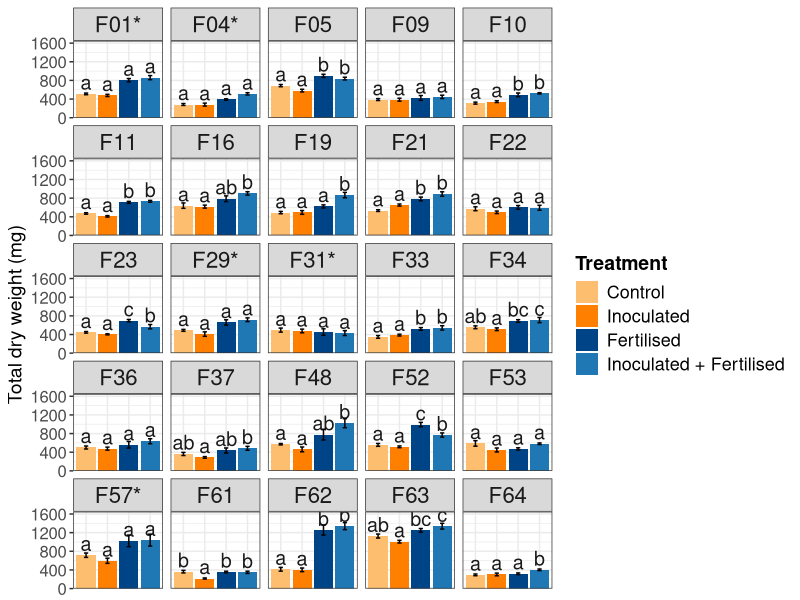
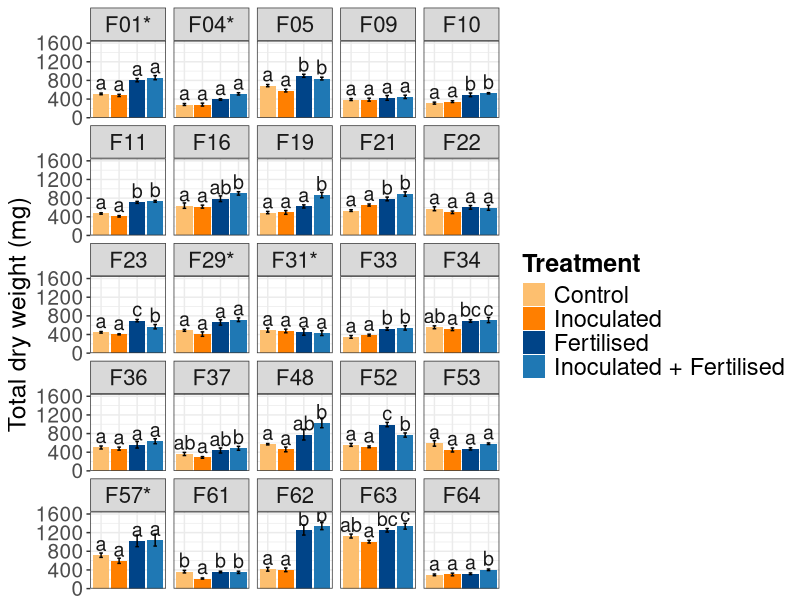

Here is the R script that generated these plots, in order: (Note: this script raises an error after producing the figures.)
## ---- chunk 1
  # knitr::opts_chunk$set(echo = FALSE, warning = FALSE, message = FALSE)
  knitr::opts_chunk$set(echo = FALSE, warning = FALSE, message = FALSE)
  library(ggsignif)
  library(dplyr)
  library(ggplot2)
  library(tidyr)
  library(tibble)
  library(rstudioapi)
  library(reshape2)
  library(writexl)
  library(openxlsx)
  library(emmeans)
  library(ggpubr)
  library(multcomp)
  
  # styling
  inoculation_colors <- c(IF = "#1F78B4", I = "#FF7F00")
  inoculation_labels <- c(IF = "Fertilised", I = "Non-fertilised")
  
  
# defining plotting theme. 
  MS.theme <- theme(
          axis.text = element_text(size = 15),
          axis.title = element_text(size = 18),
          legend.title = element_text(face = "bold", size = 18),
          legend.text = element_text(size = 17),
          )
  
  pdf.theme <- theme(
          axis.text = element_text(size = 12),
          axis.title = element_text(size = 14),
          legend.title = element_text(face = "bold", size = 14),
          legend.text = element_text(size = 13),
  )
  
  sessionInfo()
## ---- chunk 2
  #tukey posthoc test
  tukey_posthoc <- function(data, response_variable){
    for(soil in unique(data$soil_ID)){
      #subet
      df_subset <- data[data$soil_ID==soil,]
      #get clds
      model <- aov(data = df_subset, formula = as.formula(paste(response_variable, "~ treatment")))
      emmeans <- emmeans(model, c("treatment"))
      cld <- cld(emmeans, Letter="abcde", alpha=0.05) 
      cld$.group <- trimws(cld$.group) #rm whitespaces
      cld$soil <- soil #add soil
      #concat results
      if(soil == unique(data$soil_ID)[1]){cld_df <- cld}
      else{cld_df <- rbind(cld_df, cld)}
    }
    return(cld_df)
  }
## ---- chunk 3
  # harvest <- read.csv(file ="../input_files/harvest.csv", header = TRUE, row.names = 1)
  harvest <- read.xlsx("../input_files/Fifth_harvest_incl_replanted_batches_equalized.xlsx") # harvesting raw data
  
  # Processing the harvesting data, in several steps.
  harvest <- harvest %>%
    filter(!is.na(first_emergence)) %>%
    filter(!is.na(dry_weight_shoot)) %>%
    dplyr::select(soil_ID, treatment, dry_weight_root, dry_weight_shoot) %>%
    mutate(treatment = gsub("wcwof", "I", treatment)) %>%
    mutate(treatment = gsub("I ", "I", treatment)) %>%
    mutate(treatment = gsub("wcwf", "IF", treatment)) %>%
    mutate(treatment = gsub("wocwof", "C", treatment)) %>%
    mutate(treatment = gsub("wocwf", "F", treatment)) %>%
    arrange(soil_ID) %>%
    mutate(total_dry_weight = dry_weight_root + dry_weight_shoot)
  
   # Inspecting the effect of different factors with anova
  harvest <- harvest %>% 
    mutate(fertilization = ifelse(grepl("F", treatment), "Fertilised", "Unfertilised")) %>%
    mutate(inoculation = ifelse(grepl("I", treatment), "Inoculated", "Mock"))
  
  harvest$fertilization <- factor(harvest$fertilization, levels = base::unique(harvest$fertilization))
  harvest$treatment <- factor(harvest$treatment, levels = base::unique(harvest$treatment))
  harvest$soil_ID <- factor(harvest$soil_ID, levels = base::unique(harvest$soil_ID))
  
    # calculating means and ses
  means_and_se <-  harvest %>%
    group_by(soil_ID, treatment) %>%
    mutate(mean_dry_weight_root = mean(dry_weight_root),
         se_dry_weight_root = sd(dry_weight_root) / sqrt(n()), # Calculate SE
         mean_dry_weight_shoot = mean(dry_weight_shoot),
         se_dry_weight_shoot = sd(dry_weight_shoot) / sqrt(n()), # Calculate SE
         mean_total_dry_weight = mean(total_dry_weight),
         se_total_dry_weight = sd(total_dry_weight) / sqrt(n())) %>%
    ungroup() %>%
    dplyr::select(-dry_weight_root, -dry_weight_shoot, -total_dry_weight)
  
  means_and_se <- means_and_se %>%
    distinct(soil_ID, treatment, .keep_all = TRUE)
## ---- chunk 4
  
    # testing the assumptions for ANOVA
    groups <- split(harvest, list(harvest$soil_ID, harvest$fertilization, harvest$inoculation)) # unique combination of treatment
    significance_level = 0.05 # alpha
    
    
    groups.distrib <- data.frame(matrix(ncol = 3))
    colnames(groups.distrib) = c("Group", "Assumption", "Correction")
    # iterate through all the combination and assess the normality inside of each unique group
    for (i in seq_along(groups)) {
      group <- groups[[i]]
      group_name <- names(groups)[i]
      
      test_total <- shapiro.test(group$total_dry_weight)
      
          if (test_total$p.value < significance_level) {
            sqrt.trans <- shapiro.test(rank(group$total_dry_weight))
            correction <- ifelse(sqrt.trans$p.value > significance_level, "Rank transformed", "Not corrected")
            groups.distrib[i,] = c(group_name, "Not normally distributed", correction)
            
          } else {
            groups.distrib[i,] = c(group_name, "Normally distributed", "-")
          }
    }
## ---- chunk 5
  # prepare data for the graph
#   groups.distrib <- groups.distrib %>% 
#         separate(Group, into = c("Field", "Fertilisation", "Inoculation"), sep = "\\.")
# 
#   triangles <- groups.distrib
#   triangles <- triangles %>% mutate(y1 = as.numeric(as.factor(triangles$Field))) %>% 
#     mutate(x1 = as.numeric(as.factor(triangles$Fertilisation)))
#   z <- rep(seq(nrow(triangles)/2), each = 2)
#   
#   triangles <- triangles %>% arrange(Field) %>%
#     mutate(z = z)
# 
#   ggplot(groups.distrib, aes(x = Fertilisation, y = Field, fill = Correction)) +
#     geom_tile() +
#     geom_polygon(data = triangles, aes(x = x1, y = y1, group = z))
#   
# 
#   
#   df <- tibble::tibble(x = c(LETTERS[1:6], LETTERS[1:5]),
#                    y = c(paste0("V", 1:6), paste0("V", 1:5)),
#                    group = c(rep("group_1", 6), rep("group_2", 5)))
#                   
# 
# df1    <- df[!duplicated(interaction(df$x, df$y)),]
# df2    <- df[duplicated(interaction(df$x, df$y)),]
# df2    <- df[rep(seq(nrow(df)), each = 3),]
# df2$x1 <- as.numeric(as.factor(df2$x))
# df2$y1 <- as.numeric(as.factor(df2$y))
# df2$x1 <- df2$x1 + c(-0.5, 0.5, 0.5)
# df2$y1 <- df2$y1 + c(-0.5, -0.5, 0.5)
# df2$z  <- rep(seq(nrow(df2)/3), each = 3)
# 
# ggplot(df1, aes(x = x, y = y, fill = group)) + 
#   geom_tile() +
#   geom_polygon(data = df2, aes(x = x1, y = y1, group = z))
## ---- chunk 6
    groups <- split(harvest, list(harvest$soil_ID, harvest$fertilization, harvest$inoculation)) # unique combination of treatment
    significance_level = 0.05 # alpha
    
    not.normal <- c("F01", "F57", "F29", "F31", "F04")
    
    # iterate through all the combination and assess the normality inside of each unique group
    for (i in seq_along(groups)) {
      group <- groups[[i]]
      group_name <- names(groups)[i]
      
          if (unique(group$soil_ID) %in% not.normal) {
            group$total_dry_weight <- rank(group$total_dry_weight) # rank-transform data
            groups[[i]] = group# change in dataset
          }
    }
    
    # flatten the dataframe for ANOVA use
    groups.combined <- bind_rows(groups)
## ---- chunk 7
    effect <- aov(total_dry_weight ~ soil_ID + fertilization * inoculation, data = groups.combined)
    aov.results <- data.frame(anova(effect)) %>% rownames_to_column("Parameter")
    knitr::kable(aov.results, caption = "Table S2", label = NA)
## ---- chunk 8
  aov.total <- aov(data = harvest, formula = total_dry_weight ~ treatment * soil_ID)
  # prepare data for significance values
  t.total <- tukey_posthoc(groups.combined, "total_dry_weight") %>% mutate(soil_ID = soil)
  s3.data <- merge(means_and_se, t.total, by = c("soil_ID", "treatment"))
  
  # using the means and se dataset from before. 
  s3.data <- s3.data %>%
    mutate(treatment = dplyr::recode(treatment, 
             "C" = "Control", 
             "F" = "Fertilised",
             "I" = "Inoculated",
             "IF" = "Inoculated + Fertilised")
    )
  
  s3.data$treatment <- factor(s3.data$treatment, levels = c("Control", "Inoculated", "Fertilised", "Inoculated + Fertilised"))
  
  # Change field name if they were rank transformed
  s3.data <- s3.data %>% mutate(soil_ID = ifelse(soil_ID %in% not.normal, paste0(soil_ID,"*"), paste0(soil_ID)))
## ---- chunk 9
  s3 <- ggplot(s3.data, aes(x = treatment, y = mean_total_dry_weight, fill = treatment)) +
    geom_col() +
    geom_errorbar(aes(x = treatment, 
                      ymin = mean_total_dry_weight - se_total_dry_weight, 
                      ymax = mean_total_dry_weight + se_total_dry_weight),
                  width = 0.2) +
    geom_text(aes(x = treatment, y = mean_total_dry_weight + 250, label = .group), alpha = 0.90, size = 5) +
    scale_y_continuous(limits = c(0, 1650), expand = c(0,0)) +
    scale_fill_manual(values = c("#FDBF6F", "#FF7F00", "#004488", "#1F78B4"))+
    theme_bw() +
    theme(
      axis.text.x = element_blank(),
      axis.ticks.x = element_blank(),
      strip.text = element_text(size = 16),
      axis.title.x = element_blank(),
    ) +
    MS.theme +
    ylab("Total dry weight (mg)") +
    guides(fill = guide_legend(title = "Treatment")) +
    facet_wrap(~soil_ID) 

  ggsave(filename = "../output_files/fig_s3.png", plot = s3, width = 10, height = 8, dpi = 300)
## ---- chunk 10
  s3.pdf <- ggplot(s3.data, aes(x = treatment, y = mean_total_dry_weight, fill = treatment)) +
    geom_col() +
    geom_errorbar(aes(x = treatment, 
                      ymin = mean_total_dry_weight - se_total_dry_weight, 
                      ymax = mean_total_dry_weight + se_total_dry_weight),
                  width = 0.2) +
    geom_text(aes(x = treatment, y = mean_total_dry_weight + 250, label = .group), alpha = 0.90, size = 5) +
    scale_y_continuous(limits = c(0, 1650), expand = c(0,0)) +
    scale_fill_manual(values = c("#FDBF6F", "#FF7F00", "#004488", "#1F78B4"))+
    theme_bw() +
    theme(
      axis.text.x = element_blank(),
      axis.ticks.x = element_blank(),
      axis.title.x = element_blank(),
       strip.text = element_text(size = 16)
    ) + pdf.theme +
    ylab("Total dry weight (mg)") +
    guides(fill = guide_legend(title = "Treatment")) +
    facet_wrap(~soil_ID) 

  plot(s3.pdf)
## ---- chunk 11
    #splitting between fertilized and unfertilized treatments
  # Unfertilised treatments
  biomass_field_U <- harvest %>% filter(!grepl("F", treatment))
  means_and_se_U <- means_and_se %>% filter(!grepl("F", treatment)) %>% 
    dplyr::select(soil_ID, treatment, mean_total_dry_weight) %>% 
    pivot_wider(names_from = treatment, values_from = mean_total_dry_weight)
  
  #preparing for BRI calculations 
  BRI_field_U <- left_join(biomass_field_U, means_and_se_U, by = "soil_ID") %>% 
                    mutate(meanC = C) %>% dplyr::select(soil_ID, treatment, total_dry_weight, meanC) %>% 
                    filter(treatment == "I") %>% mutate(diff = total_dry_weight - meanC)

  
  #BRI calculations for Unfertilized
  BRI_field_U <- BRI_field_U %>% mutate(equation1 = 100*(1-meanC/total_dry_weight))
  BRI_field_U <- BRI_field_U %>% mutate(equation2 = 100*(-1+total_dry_weight/meanC))
  
  BRI_field_U <- BRI_field_U %>% mutate(BRI = if_else(diff>0, equation1, equation2))

    mod1 <- lm(BRI ~ 0 + soil_ID, data = BRI_field_U)

  #anova(mod1)
  
  results_model_U <- as.data.frame(summary(mod1)$coefficients)
  
  results_model_U <-results_model_U %>% 
                  rownames_to_column("new_field") %>%
                  left_join( as.data.frame(confint(mod1)) %>%
                  rownames_to_column("new_field"), )
  
  colnames(results_model_U)[3] <- "SE"
  colnames(results_model_U)[5] <- "P"
  colnames(results_model_U)[6] <- "lower_bound"
  colnames(results_model_U)[7] <- "upper_bound"
  
  paste0(results_model_U[7,])
  
   write.csv(results_model_U ,file = "../output_files/BRI_unfertilised.csv")
## ---- chunk 12
   # Fertilized treatments
    biomass_field_F <- harvest %>% filter(grepl("F", treatment))
    
    means_and_se_F <- means_and_se %>% filter(grepl("F", treatment)) %>% 
        dplyr::select(soil_ID, treatment, mean_total_dry_weight) %>% 
        pivot_wider(names_from = treatment, values_from = mean_total_dry_weight)
      
    BRI_field_F <- left_join(biomass_field_F, means_and_se_F, by = "soil_ID") %>% 
                    mutate(meanC = F) %>% dplyr::select(soil_ID, treatment, total_dry_weight, meanC) %>% 
                    filter(treatment == "IF") %>% mutate(diff = total_dry_weight - meanC)
  
    BRI_field_F <- BRI_field_F %>% mutate (equation1 = 100*(1-meanC/total_dry_weight))
    BRI_field_F <- BRI_field_F %>% mutate (equation2 = 100*(-1+total_dry_weight/meanC))
  
    BRI_field_F <- BRI_field_F %>% mutate (BRI = if_else(diff>0, equation1, equation2))
    
    
      mod2 <- lm(BRI ~ 0 + soil_ID, data = BRI_field_F)

  #anova(mod2)
  
  results_model_F <- as.data.frame(summary(mod2)$coefficients)
  
  results_model_F <-results_model_F %>% 
                  rownames_to_column("new_field") %>%
                  left_join( as.data.frame(confint(mod2)) %>%
                  rownames_to_column("new_field"), )
  
  colnames(results_model_F)[3] <- "SE"
  colnames(results_model_F)[5] <- "P"
  colnames(results_model_F)[6] <- "lower_bound" # 2.5 % confint
  colnames(results_model_F)[7] <- "upper_bound" # 97.5 % confint
  
  write.csv(results_model_F ,file = "../output_files/BRI_fertilised.csv")
## ---- chunk 13
  BRI_test_F <- BRI_field_F %>% dplyr::select(c(soil_ID, treatment, BRI))
  BRI_test_U <- BRI_field_U %>% dplyr::select(c(soil_ID, treatment, BRI))
  
  # grouping by field, t.test between treatments and p-value correction with Bonferroni Hochberg
  BRI_test <- rbind(BRI_test_F, BRI_test_U) %>% 
    dplyr::group_by_("soil_ID") %>% 
    dplyr::summarise(p.value = t.test(BRI ~ treatment)$p.value) %>%
    mutate(p.value = p.adjust(p.value, method = "BH")) %>%
    ungroup()
  
  colnames(BRI_test)[1] = "new_field"
## ---- chunk 14
  BRI_masterTable <- rbind(BRI_field_F, BRI_field_U)
  write.csv(BRI_masterTable, file = "../output_files/BRI_masterTable.csv")
## ---- chunk 15
  results_model_F <- results_model_F %>% mutate(treatment = "IF")
  results_model_U <- results_model_U %>% mutate(treatment = "I")
  
  BRI_I_IF_box <- rbind(results_model_F, results_model_U) # joining fertilised and unfertilised
  
  # calculate difference in BRI between fertilised and unfertilised to order in the figure. 
  diff <- left_join(results_model_F, results_model_U, by = "new_field") %>%
    mutate(diff = Estimate.x - Estimate.y) %>% 
    arrange(diff) %>% 
    dplyr::select(c(diff, new_field))
  
  BRI_I_IF_box <- left_join(BRI_I_IF_box, diff, by = "new_field") # add difference to DF for plot.
  BRI_I_IF_box <- BRI_I_IF_box %>% arrange(diff) # order by ascending difference
  
  BRI_I_IF_box$new_field <- gsub("soil_ID", "", BRI_I_IF_box$new_field) # modify soil labels for plotting
  
  # joining the previously calculated t-test
  BRI_I_IF_box <- left_join(BRI_I_IF_box, BRI_test, by = "new_field") # joining the previously calculated t-test
  
  # transforming to factor to ensure the right order in the plot
  BRI_I_IF_box$new_field <- factor(BRI_I_IF_box$new_field, levels = unique(BRI_I_IF_box$new_field))
## ---- chunk 16
  fig.2A <- ggplot(BRI_I_IF_box, aes( x = treatment, y = Estimate, color = treatment)) +
    geom_hline(yintercept =  0, linetype = "dashed", color = "snow4", lwd = 0.4) +
    geom_linerange(aes(ymin = lower_bound, ymax = upper_bound), size = 5) +
    geom_point(size = 5.5) +
    ylim(min(BRI_I_IF_box$lower_bound) - 8, max(BRI_I_IF_box$upper_bound)+8) +
    scale_color_manual(values = inoculation_colors, labels = inoculation_labels,
                      name = "Fertilisation treatment") + 
    labs(x = "", y = "Biomass Reponse to Inoculation (BRI) [%]") +
    theme_bw() +
    MS.theme +
    theme(
      legend.position = "bottom",
      axis.text.x=element_blank(), 
      axis.ticks.x=element_blank(),
      strip.text = element_text(size = 16)
    ) +
     facet_wrap(~ new_field, nrow = 3, ncol = 10) +
      geom_text(
        aes(x = 1.5, y = upper_bound + 6),  # Adjust the position of the asterisks
        label = ifelse(BRI_I_IF_box$p.value < 0.05 & BRI_I_IF_box$treatment == "IF", "*", ""),  # Add asterisks for significant soil IDs
        size = 10, color = "black"  # Adjust the size of the asterisks
      ) +
      geom_segment(aes(x=1, xend=2, 
                     y=upper_bound + 4, 
                     yend=upper_bound + 4, 
                     linetype="solid"), 
                     color = "black", 
                     lwd = ifelse(BRI_I_IF_box$p.value < 0.05 & BRI_I_IF_box$treatment == "IF", 0.5, 0), show.legend = F)

  ggsave(filename = "../output_files/fig_2A.png", plot = fig.2A, width = 12, height = 12, dpi = 300)
## ---- chunk 17
  fig.2A.pdf <- ggplot(BRI_I_IF_box, aes( x = treatment, y = Estimate, color = treatment)) +
    geom_hline(yintercept =  0, linetype = "dashed", color = "snow4", lwd = 0.4) +
    geom_linerange(aes(ymin = lower_bound, ymax = upper_bound), size = 5) +
    geom_point(size = 5.5) +
    ylim(min(BRI_I_IF_box$lower_bound) - 8, max(BRI_I_IF_box$upper_bound)+8) +
    scale_color_manual(values = inoculation_colors, labels = inoculation_labels,
                      name = "Fertilisation treatment") + 
    labs(x = "", y = "Biomass Reponse to Inoculation (BRI) [%]") +
    theme_bw() +
    MS.theme +
    theme(
      legend.position = "bottom",
      axis.text.x=element_blank(), 
      axis.ticks.x=element_blank(),
       strip.text = element_text(size = 14)
    ) +
     facet_wrap(~ new_field, nrow = 3, ncol = 10) +
      geom_text(
        aes(x = 1.5, y = upper_bound + 6),  # Adjust the position of the asterisks
        label = ifelse(BRI_I_IF_box$p.value < 0.05 & BRI_I_IF_box$treatment == "IF", "*", ""),  # Add asterisks for significant soil IDs
        size = 10, color = "black"  # Adjust the size of the asterisks
      ) + pdf.theme +
      geom_segment(aes(x=1, xend=2, 
                     y=upper_bound + 4, 
                     yend=upper_bound + 4, 
                     linetype="solid"), 
                     color = "black", 
                     lwd = ifelse(BRI_I_IF_box$p.value < 0.05 & BRI_I_IF_box$treatment == "IF", 0.5, 0), 
                      alpha = ifelse(BRI_I_IF_box$p.value < 0.05 & BRI_I_IF_box$treatment == "IF", 1, 0),
                     show.legend = F)

  plot(fig.2A.pdf)
## ---- chunk 18
  pd <- position_dodge(0.5)
  
  fig.s4A <-ggplot(data = results_model_U %>% mutate(field = gsub("soil_ID", "", new_field)),
               aes(x = reorder(field, -Estimate), 
                   y = Estimate)) +
               geom_point(size=4,
                          aes(color = ifelse(results_model_U$P < 0.05 & results_model_U$Estimate < 0, "Significantly reduced", ifelse(results_model_U$P > 0.05, "Not significant", "Significantly improved")))) +
               geom_errorbar(aes(ymin=lower_bound, 
                                 ymax=upper_bound,
                                 color = ifelse(results_model_U$P < 0.05 & results_model_U$Estimate < 0, "Significantly reduced", ifelse(results_model_U$P > 0.05, "Not significant", "Significantly improved"))), 
                                 width=0, size=2, position=pd) +
    scale_color_manual(name = "Significance",
                                 breaks = c("Significantly improved", "Not significant", "Significantly reduced"),
                                 values = c("Significantly improved" = "#1F78B4", "Not significant" = "black", "Significantly reduced" = "#FF7F00")) +
               ylab("BRI (%)")+
               xlab("Unfertilised fields")+
               theme_bw()+
              MS.theme +
              theme(
                legend.position = "none"
              )+
              scale_y_continuous(limits = c(-55, 55)) +
              geom_hline(yintercept=0, color="black") + 
              theme(axis.text.x = element_text(angle = 90, hjust = 1, size=15))
    
    ggsave(filename = "../output_files/fig_s4A.png", plot = fig.s4A, width = 10, height = 5, dpi = 300)
## ---- chunk 19
  pd <- position_dodge(0.5)
  
  fig.s4A.pdf <-ggplot(data = results_model_U %>% mutate(field = gsub("soil_ID", "", new_field)),
               aes(x = reorder(field, -Estimate), 
                   y = Estimate)) +
               geom_point(size=4,
                          aes(color = ifelse(results_model_U$P < 0.05 & results_model_U$Estimate < 0, "Significantly reduced", ifelse(results_model_U$P > 0.05, "Not significant", "Significantly improved")))) +
               geom_errorbar(aes(ymin=lower_bound, 
                                 ymax=upper_bound,
                                 color = ifelse(results_model_U$P < 0.05 & results_model_U$Estimate < 0, "Significantly reduced", ifelse(results_model_U$P > 0.05, "Not significant", "Significantly improved"))), 
                                 width=0, size=2, position=pd) +
    scale_color_manual(name = "Significance",
                                 breaks = c("Significantly improved", "Not significant", "Significantly reduced"),
                                 values = c("Significantly improved" = "#1F78B4", "Not significant" = "black", "Significantly reduced" = "#FF7F00")) +
               ylab("BRI (%)")+
               xlab("Unfertilised fields")+
               theme_bw()+
              theme(
                legend.position = "none"
              )+ pdf.theme +
              scale_y_continuous(limits = c(-55, 55)) +
              geom_hline(yintercept=0, color="black") + 
              theme(axis.text.x = element_text(angle = 90, hjust = 1, size = 15))

    plot(fig.s4A.pdf)
## ---- chunk 20
  pd <- position_dodge(0.5)
  
  fig.s4B <-ggplot(data = results_model_F %>% mutate(field = gsub("soil_ID", "", new_field)),
               aes(x = reorder(field, -Estimate), 
                   y = Estimate)) +
               geom_point(size=4,
                          aes(color = ifelse(results_model_F$P < 0.05 & results_model_F$Estimate < 0, "Significantly reduced", ifelse(results_model_F$P > 0.05, "Not significant", "Significantly improved")))) +
               geom_errorbar(aes(ymin=lower_bound, 
                                 ymax=upper_bound,
                                 color = ifelse(results_model_F$P < 0.05 & results_model_F$Estimate < 0, "Significantly reduced", ifelse(results_model_F$P > 0.05, "Not significant", "Significantly improved"))), 
                                 width=0, size=2, position=pd) +
               ylab("BRI (%)")+
               xlab("Fertilised fields")+
               scale_color_manual(name = "Significance",
                                         breaks = c("Significantly improved", "Not significant", "Significantly reduced"),
                                         values = c("Significantly improved" = "#1F78B4", "Not significant" = "black", "Significantly reduced" = "#FF7F00")) + 
              theme_bw()+
              MS.theme +
              theme(
                legend.position = "bottom"
              )+ 
              scale_y_continuous(limits = c(-55, 55)) +
              geom_hline(yintercept=0, color="black") + 
              theme(axis.text.x = element_text(angle = 90, hjust = 1, size=15))

    ggsave(filename = "../output_files/fig_s4B.png", plot = fig.s4B, width = 10, height = 5, dpi = 300)
## ---- chunk 21
 fig.s4B.pdf <-ggplot(data = results_model_F %>% mutate(field = gsub("soil_ID", "", new_field)),
               aes(x = reorder(field, -Estimate), 
                   y = Estimate)) +
               geom_point(size=4,
                          aes(color = ifelse(results_model_F$P < 0.05 & results_model_F$Estimate < 0, "Significantly reduced", ifelse(results_model_F$P > 0.05, "Not significant", "Significantly improved")))) +
               geom_errorbar(aes(ymin=lower_bound, 
                                 ymax=upper_bound,
                                 color = ifelse(results_model_F$P < 0.05 & results_model_F$Estimate < 0, "Significantly reduced", ifelse(results_model_F$P > 0.05, "Not significant", "Significantly improved"))), 
                                 width=0, size=2, position=pd) +
               ylab("BRI (%)")+
               xlab("Fertilised fields")+
               scale_color_manual(name = "Significance",
                                         breaks = c("Significantly improved", "Not significant", "Significantly reduced"),
                                         values = c("Significantly improved" = "#1F78B4", "Not significant" = "black", "Significantly reduced" = "#FF7F00")) +
              theme_bw()+
              MS.theme +
              theme(
                legend.position = "bottom"
              )+ pdf.theme +
              scale_y_continuous(limits = c(-55, 55)) +
              geom_hline(yintercept=0, color="black") + 
              theme(axis.text.x = element_text(angle = 90, hjust = 1, size=15))

    plot(fig.s4B.pdf)
## ---- chunk 22
  rownames(results_model_U) = gsub("soil_ID", "", results_model_U$new_field)
  fertility <- means_and_se_U %>% column_to_rownames("soil_ID") %>% dplyr::select(C)
  fertility.soil <- merge(results_model_U, fertility, by = 0) %>%   
                      tibble::column_to_rownames("Row.names")
## ---- chunk 23
  fig.2B <- ggscatter(fertility.soil, x = "C", y = "Estimate", 
                        #label = rownames(cor.bri.fert), 
                        cor.coef = TRUE, 
                        cor.method = "spearman", 
                        add = "reg.line",
                        cor.coef.size = 6,
                        label = rownames(fertility.soil),
                        font.label = c(16, "plain"),
                        cor.coef.coord = c(275, 19),
                        repel = TRUE,
                        point = FALSE) +
    xlab("Soil fertility (mg)") + ylab("BRI (%)") + MS.theme
    
  ggsave(fig.2B, file = "../output_files/fig_2B.png", width = 5, height = 4, dpi = 300)
## ---- chunk 24
  fig.2B.pdf <- ggscatter(fertility.soil, x = "C", y = "Estimate", 
                        #label = rownames(cor.bri.fert), 
                        cor.coef = TRUE, 
                        cor.method = "spearman", 
                        add = "reg.line",
                        cor.coef.size = 4,
                        label = rownames(fertility.soil),
                        font.label = c(12, "plain"),
                        cor.coef.coord = c(275, 19),
                        repel = TRUE,
                        point = FALSE) + pdf.theme +
    xlab("Soil fertility (mg)") + ylab("BRI (%)")
    plot(fig.2B.pdf)
